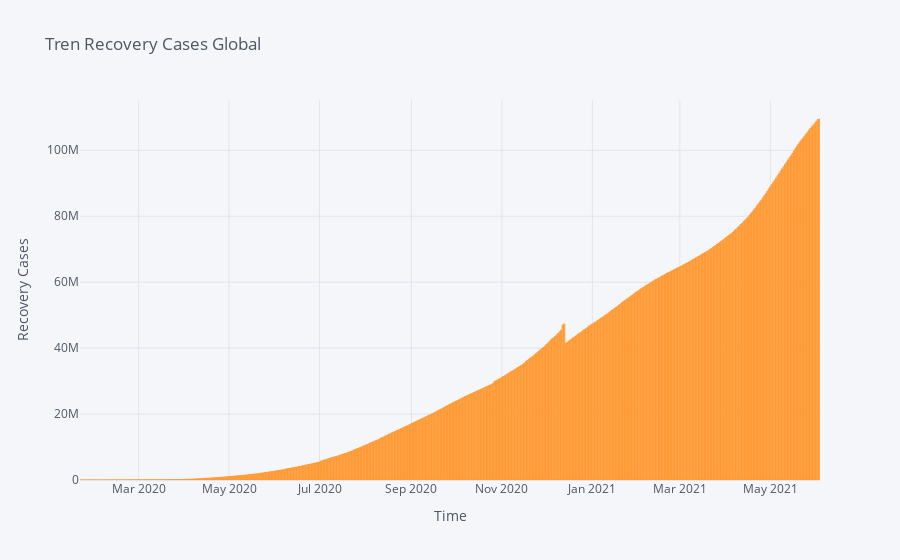

The notebook cell this image was saved under:
### Markdown cell above
### **Trend Recovered Case**

### Code cell
dataGroup.iplot(kind = "bar", y = "Recovered", title = "Tren Recovery Cases Global",xTitle = "Time", yTitle = 'Recovery Cases')

### Figure 1 — Plotly figure (JSON) as saved in the notebook; plotly's stock layout.template omitted (floating-point values rounded to 4 significant figures; data arrays with more than 128 entries replaced by an {"elided": "..."} marker saying what was removed)
{"data": [{"marker": {"color": "rgba(255, 153, 51, 0.6)", "line": {"color": "rgba(255, 153, 51, 1.0)", "width": 1}}, "name": "Recovered", "orientation": "v", "text": "", "type": "bar", "x": {"elided": "499 str values"}, "y": {"elided": "499 int values"}}], "layout": {"legend": {"bgcolor": "#F5F6F9", "font": {"color": "#4D5663"}}, "paper_bgcolor": "#F5F6F9", "plot_bgcolor": "#F5F6F9", "title": {"font": {"color": "#4D5663"}, "text": "Tren Recovery Cases Global"}, "xaxis": {"gridcolor": "#E1E5ED", "showgrid": true, "tickfont": {"color": "#4D5663"}, "title": {"font": {"color": "#4D5663"}, "text": "Time"}, "zerolinecolor": "#E1E5ED"}, "yaxis": {"gridcolor": "#E1E5ED", "showgrid": true, "tickfont": {"color": "#4D5663"}, "title": {"font": {"color": "#4D5663"}, "text": "Recovery Cases"}, "zerolinecolor": "#E1E5ED"}}}
